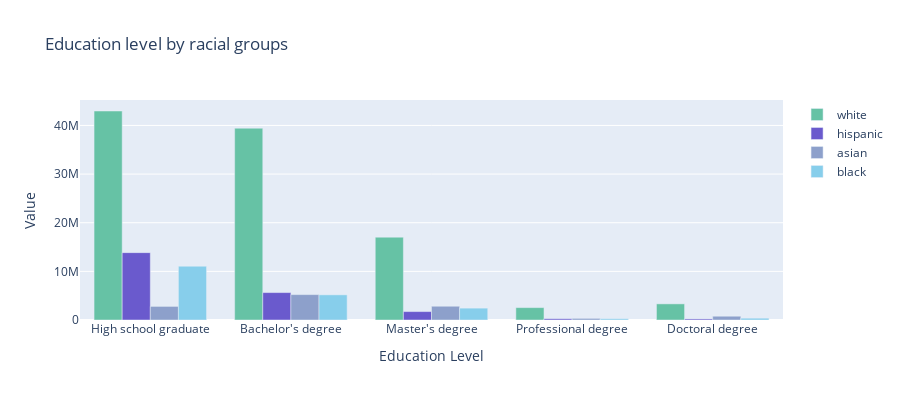

Notebook code cell kept with this figure:
### Markdown cell above
Argument 2: <br>
Many schools in minority neighbourhoods face significant underfunding, which has disadvantageous effects on educational outcomes. As a result, students in these communities often experience lower motivation and are less likely to pursue higher education. 
A bar chart with the education levels by race is made to support this argument. From this chart it can be seen that for every education level, individuals of white ethnicity consistently display the highest graduation rates.

### Code cell
df = pd.read_csv('education.csv')

trace1 = go.Bar(
    x=df['diploma'],
    y=df['white'],
    name='white',  
    marker=dict(color='rgb(102,194,165)')  

)

trace2 = go.Bar(
    x=df['diploma'],
    y=df['hispanic'],
    name='hispanic',  
    marker=dict(color='rgb(106,90,205)')  

)

trace3 = go.Bar(
    x=df['diploma'],
    y=df['asian'],
    name='asian',  
    marker=dict(color='rgb(141,160,203)')

)

trace4 = go.Bar(
    x=df['diploma'],
    y=df['black'],
    name='black',  
    marker=dict(color='rgb(135,206,235)')
)

# Create a layout object that contains the specifications for the X and Y axes, and the legend
layout = go.Layout(
    title='Education level by racial groups',
    height = 400,
    xaxis=go.layout.XAxis(
        type='category',  # the type for the x axis is categorical
        title='Education Level'
    ),
    yaxis=go.layout.YAxis(
        title='Value'
    ),
    barmode='group',  # Group the bars for each category
    legend=dict(
    )
)

# Create the figure object with data and layout
fig = go.Figure(data=[trace1, trace2, trace3, trace4], layout=layout)
print("Figure 2:")
fig.show()

### Figure 1 — Plotly figure (JSON) as saved in the notebook; plotly's stock layout.template omitted (floating-point values rounded to 4 significant figures)
{"data": [{"marker": {"color": "rgb(102,194,165)"}, "name": "white", "type": "bar", "x": ["High school graduate", "Bachelor's degree", "Master's degree", "Professional degree", "Doctoral degree"], "y": [42969000, 39434000, 17029000, 2545000, 3317000]}, {"marker": {"color": "rgb(106,90,205)"}, "name": "hispanic", "type": "bar", "x": ["High school graduate", "Bachelor's degree", "Master's degree", "Professional degree", "Doctoral degree"], "y": [13849000, 5635000, 1729000, 261000, 219000]}, {"marker": {"color": "rgb(141,160,203)"}, "name": "asian", "type": "bar", "x": ["High school graduate", "Bachelor's degree", "Master's degree", "Professional degree", "Doctoral degree"], "y": [2795000, 5219000, 2828000, 332000, 777000]}, {"marker": {"color": "rgb(135,206,235)"}, "name": "black", "type": "bar", "x": ["High school graduate", "Bachelor's degree", "Master's degree", "Professional degree", "Doctoral degree"], "y": [11059000, 5177000, 2441000, 264000, 372000]}], "layout": {"barmode": "group", "height": 400, "title": {"text": "Education level by racial groups"}, "xaxis": {"title": {"text": "Education Level"}, "type": "category"}, "yaxis": {"title": {"text": "Value"}}}}
